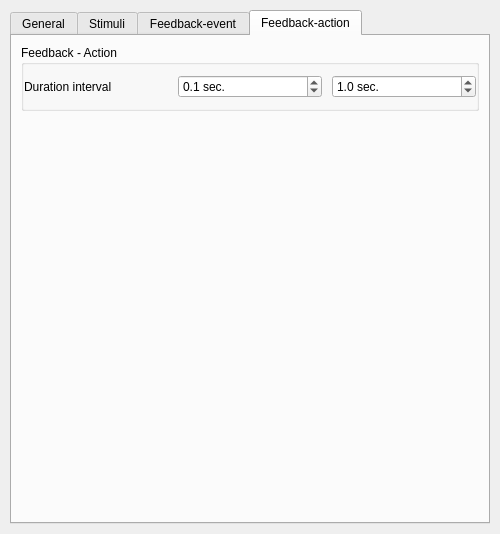
<?xml version="1.0" encoding="UTF-8"?>
<ui version="4.0">
 <class>CTConfToyRing</class>
 <widget class="QWidget" name="CTConfToyRing">
  <property name="geometry">
   <rect>
    <x>0</x>
    <y>0</y>
    <width>500</width>
    <height>534</height>
   </rect>
  </property>
  <property name="sizePolicy">
   <sizepolicy hsizetype="MinimumExpanding" vsizetype="Preferred">
    <horstretch>0</horstretch>
    <verstretch>0</verstretch>
   </sizepolicy>
  </property>
  <property name="minimumSize">
   <size>
    <width>500</width>
    <height>0</height>
   </size>
  </property>
  <property name="windowTitle">
   <string/>
  </property>
  <layout class="QVBoxLayout" name="qvb_main_layout">
   <property name="spacing">
    <number>20</number>
   </property>
   <property name="margin">
    <number>10</number>
   </property>
   <item>
    <widget class="QTabWidget" name="tabWidget">
     <property name="currentIndex">
      <number>3</number>
     </property>
     <widget class="QWidget" name="tabGeneral">
      <attribute name="title">
       <string>General</string>
      </attribute>
      <layout class="QVBoxLayout" name="verticalLayout">
       <item>
        <widget class="QGroupBox" name="qgb_comment">
         <property name="title">
          <string>Comment</string>
         </property>
         <property name="flat">
          <bool>true</bool>
         </property>
         <layout class="QGridLayout" name="qgl_comment_layout">
          <property name="leftMargin">
           <number>0</number>
          </property>
          <property name="topMargin">
           <number>10</number>
          </property>
          <property name="rightMargin">
           <number>0</number>
          </property>
          <property name="bottomMargin">
           <number>10</number>
          </property>
          <property name="horizontalSpacing">
           <number>10</number>
          </property>
          <property name="verticalSpacing">
           <number>5</number>
          </property>
          <item row="0" column="0">
           <widget class="QPlainTextEdit" name="qte_comment">
            <property name="sizePolicy">
             <sizepolicy hsizetype="Expanding" vsizetype="Fixed">
              <horstretch>0</horstretch>
              <verstretch>0</verstretch>
             </sizepolicy>
            </property>
            <property name="minimumSize">
             <size>
              <width>0</width>
              <height>50</height>
             </size>
            </property>
            <property name="maximumSize">
             <size>
              <width>16777215</width>
              <height>50</height>
             </size>
            </property>
            <property name="horizontalScrollBarPolicy">
             <enum>Qt::ScrollBarAlwaysOff</enum>
            </property>
           </widget>
          </item>
         </layout>
        </widget>
       </item>
       <item>
        <widget class="QGroupBox" name="qgb_runtime">
         <property name="title">
          <string>Runtime</string>
         </property>
         <property name="flat">
          <bool>true</bool>
         </property>
         <layout class="QGridLayout" name="qgl_runtime_layout">
          <property name="leftMargin">
           <number>0</number>
          </property>
          <property name="topMargin">
           <number>10</number>
          </property>
          <property name="rightMargin">
           <number>0</number>
          </property>
          <property name="bottomMargin">
           <number>10</number>
          </property>
          <property name="horizontalSpacing">
           <number>10</number>
          </property>
          <property name="verticalSpacing">
           <number>5</number>
          </property>
          <item row="0" column="2">
           <widget class="QLabel" name="qlb_block_repetitions">
            <property name="text">
             <string>Block repetitions</string>
            </property>
           </widget>
          </item>
          <item row="0" column="1">
           <widget class="CTDoubleSpinBox" name="qsb_block_duration">
            <property name="readOnly">
             <bool>true</bool>
            </property>
            <property name="buttonSymbols">
             <enum>QAbstractSpinBox::NoButtons</enum>
            </property>
            <property name="suffix">
             <string> sec.</string>
            </property>
            <property name="decimals">
             <number>1</number>
            </property>
            <property name="minimum">
             <double>0.000000000000000</double>
            </property>
            <property name="maximum">
             <double>300.000000000000000</double>
            </property>
            <property name="singleStep">
             <double>0.100000000000000</double>
            </property>
            <property name="value">
             <double>0.000000000000000</double>
            </property>
           </widget>
          </item>
          <item row="0" column="0">
           <widget class="QLabel" name="qlb_block_duration">
            <property name="text">
             <string>Block duration</string>
            </property>
           </widget>
          </item>
          <item row="0" column="3">
           <widget class="CTSpinBox" name="qsb_block_repetitions">
            <property name="suffix">
             <string> x</string>
            </property>
            <property name="minimum">
             <number>1</number>
            </property>
            <property name="maximum">
             <number>100</number>
            </property>
           </widget>
          </item>
          <item row="1" column="0">
           <widget class="QLabel" name="qlb_pause">
            <property name="text">
             <string>Pause</string>
            </property>
           </widget>
          </item>
          <item row="1" column="1">
           <widget class="CTDoubleSpinBox" name="qsb_pause">
            <property name="suffix">
             <string> sec.</string>
            </property>
            <property name="decimals">
             <number>1</number>
            </property>
            <property name="singleStep">
             <double>0.100000000000000</double>
            </property>
           </widget>
          </item>
         </layout>
        </widget>
       </item>
       <item>
        <widget class="QGroupBox" name="groupBox">
         <property name="enabled">
          <bool>false</bool>
         </property>
         <property name="title">
          <string>Position of the toy in the system</string>
         </property>
         <layout class="QGridLayout" name="gridLayout_3" columnstretch="1,0,1">
          <item row="1" column="0">
           <widget class="QRadioButton" name="qrb_block_position_left">
            <property name="text">
             <string>Left wall</string>
            </property>
           </widget>
          </item>
          <item row="0" column="1">
           <widget class="QLabel" name="qlb_block_position_arch">
            <property name="text">
             <string>on position</string>
            </property>
           </widget>
          </item>
          <item row="0" column="0">
           <widget class="QRadioButton" name="qrb_block_position_arch">
            <property name="text">
             <string>Arch</string>
            </property>
           </widget>
          </item>
          <item row="2" column="0">
           <widget class="QRadioButton" name="qrb_block_position_right">
            <property name="text">
             <string>Right wall</string>
            </property>
           </widget>
          </item>
          <item row="0" column="2">
           <widget class="QComboBox" name="qcb_block_position_arch">
            <item>
             <property name="text">
              <string>Any</string>
             </property>
            </item>
            <item>
             <property name="text">
              <string>#1</string>
             </property>
            </item>
            <item>
             <property name="text">
              <string>#2</string>
             </property>
            </item>
            <item>
             <property name="text">
              <string>#3</string>
             </property>
            </item>
           </widget>
          </item>
          <item row="1" column="1">
           <widget class="QLabel" name="qlb_block_position_left">
            <property name="text">
             <string>on position</string>
            </property>
           </widget>
          </item>
          <item row="1" column="2">
           <widget class="QComboBox" name="qcb_block_position_left">
            <item>
             <property name="text">
              <string>Any</string>
             </property>
            </item>
            <item>
             <property name="text">
              <string>#1</string>
             </property>
            </item>
            <item>
             <property name="text">
              <string>#2</string>
             </property>
            </item>
            <item>
             <property name="text">
              <string>#3</string>
             </property>
            </item>
           </widget>
          </item>
          <item row="2" column="1">
           <widget class="QLabel" name="qlb_block_position_right">
            <property name="text">
             <string>on position</string>
            </property>
           </widget>
          </item>
          <item row="2" column="2">
           <widget class="QComboBox" name="qcb_block_position_right">
            <item>
             <property name="text">
              <string>Any</string>
             </property>
            </item>
            <item>
             <property name="text">
              <string>#1</string>
             </property>
            </item>
            <item>
             <property name="text">
              <string>#2</string>
             </property>
            </item>
            <item>
             <property name="text">
              <string>#3</string>
             </property>
            </item>
           </widget>
          </item>
         </layout>
        </widget>
       </item>
       <item>
        <spacer name="verticalSpacer">
         <property name="orientation">
          <enum>Qt::Vertical</enum>
         </property>
         <property name="sizeHint" stdset="0">
          <size>
           <width>20</width>
           <height>40</height>
          </size>
         </property>
        </spacer>
       </item>
      </layout>
     </widget>
     <widget class="QWidget" name="tabStimuli">
      <attribute name="title">
       <string>Stimuli</string>
      </attribute>
      <layout class="QVBoxLayout" name="verticalLayout_2">
       <item>
        <widget class="QGroupBox" name="qgb_stimuli">
         <property name="title">
          <string>Stimuli</string>
         </property>
         <property name="flat">
          <bool>true</bool>
         </property>
         <layout class="QVBoxLayout" name="qvb_stimuli_layout">
          <property name="spacing">
           <number>10</number>
          </property>
          <property name="leftMargin">
           <number>0</number>
          </property>
          <property name="topMargin">
           <number>10</number>
          </property>
          <property name="rightMargin">
           <number>0</number>
          </property>
          <property name="bottomMargin">
           <number>10</number>
          </property>
         </layout>
        </widget>
       </item>
       <item>
        <spacer name="verticalSpacer_2">
         <property name="orientation">
          <enum>Qt::Vertical</enum>
         </property>
         <property name="sizeHint" stdset="0">
          <size>
           <width>20</width>
           <height>40</height>
          </size>
         </property>
        </spacer>
       </item>
      </layout>
     </widget>
     <widget class="QWidget" name="tab">
      <attribute name="title">
       <string>Feedback-event</string>
      </attribute>
      <layout class="QVBoxLayout" name="verticalLayout_3">
       <item>
        <widget class="QGroupBox" name="qgb_events">
         <property name="title">
          <string>Feedback - Event/Condition</string>
         </property>
         <property name="flat">
          <bool>true</bool>
         </property>
         <layout class="QGridLayout" name="gridLayout_2">
          <item row="0" column="0" colspan="2">
           <widget class="QRadioButton" name="qrb_null_event">
            <property name="text">
             <string>Do not process feedback</string>
            </property>
            <property name="checked">
             <bool>true</bool>
            </property>
           </widget>
          </item>
          <item row="1" column="0">
           <spacer name="qv_spacer">
            <property name="orientation">
             <enum>Qt::Vertical</enum>
            </property>
            <property name="sizeType">
             <enum>QSizePolicy::Fixed</enum>
            </property>
            <property name="sizeHint" stdset="0">
             <size>
              <width>5</width>
              <height>10</height>
             </size>
            </property>
           </spacer>
          </item>
          <item row="2" column="0">
           <widget class="QRadioButton" name="qrb_pressure_event">
            <property name="text">
             <string>Pressure</string>
            </property>
           </widget>
          </item>
          <item row="2" column="1">
           <widget class="QLabel" name="qlb_pressure2">
            <property name="text">
             <string>Select sensor</string>
            </property>
           </widget>
          </item>
          <item row="3" column="1">
           <widget class="QLabel" name="qlb_pressure">
            <property name="text">
             <string>If pressure exceeds</string>
            </property>
           </widget>
          </item>
          <item row="4" column="0">
           <widget class="QRadioButton" name="qrb_position_event">
            <property name="text">
             <string>Position</string>
            </property>
           </widget>
          </item>
          <item row="4" column="1">
           <widget class="QLabel" name="qlb_position">
            <property name="text">
             <string>If infant reaches</string>
            </property>
           </widget>
          </item>
          <item row="5" column="0">
           <widget class="QRadioButton" name="qrb_body_event">
            <property name="text">
             <string>Body</string>
            </property>
           </widget>
          </item>
          <item row="5" column="1">
           <widget class="QLabel" name="qlb_body">
            <property name="text">
             <string>If body moves</string>
            </property>
           </widget>
          </item>
          <item row="6" column="0">
           <widget class="QRadioButton" name="qrb_head_event">
            <property name="text">
             <string>Head</string>
            </property>
           </widget>
          </item>
          <item row="6" column="1">
           <widget class="QLabel" name="qlb_head">
            <property name="text">
             <string>If head moves</string>
            </property>
           </widget>
          </item>
          <item row="6" column="2">
           <widget class="QComboBox" name="qcb_head">
            <property name="enabled">
             <bool>false</bool>
            </property>
            <item>
             <property name="text">
              <string>right to left</string>
             </property>
            </item>
            <item>
             <property name="text">
              <string>left to right</string>
             </property>
            </item>
           </widget>
          </item>
          <item row="5" column="2">
           <widget class="QComboBox" name="qcb_body">
            <property name="enabled">
             <bool>false</bool>
            </property>
            <item>
             <property name="text">
              <string>right to left</string>
             </property>
            </item>
            <item>
             <property name="text">
              <string>left to right</string>
             </property>
            </item>
           </widget>
          </item>
          <item row="4" column="2">
           <widget class="QComboBox" name="qcb_position">
            <property name="enabled">
             <bool>false</bool>
            </property>
           </widget>
          </item>
          <item row="4" column="3">
           <widget class="QLabel" name="qlb_position_add">
            <property name="text">
             <string>position</string>
            </property>
           </widget>
          </item>
          <item row="3" column="2">
           <widget class="CTDoubleSpinBox" name="qsb_pressure">
            <property name="enabled">
             <bool>false</bool>
            </property>
            <property name="suffix">
             <string> Pa.</string>
            </property>
            <property name="decimals">
             <number>1</number>
            </property>
            <property name="singleStep">
             <double>0.100000000000000</double>
            </property>
           </widget>
          </item>
          <item row="2" column="2">
           <widget class="QComboBox" name="qcb_pressure">
            <property name="enabled">
             <bool>false</bool>
            </property>
           </widget>
          </item>
          <item row="2" column="3">
           <widget class="QLabel" name="qlb_pressure3">
            <property name="text">
             <string>sensor(s)</string>
            </property>
           </widget>
          </item>
         </layout>
        </widget>
       </item>
       <item>
        <spacer name="verticalSpacer_3">
         <property name="orientation">
          <enum>Qt::Vertical</enum>
         </property>
         <property name="sizeHint" stdset="0">
          <size>
           <width>20</width>
           <height>40</height>
          </size>
         </property>
        </spacer>
       </item>
      </layout>
     </widget>
     <widget class="QWidget" name="tabFeedbackAction">
      <attribute name="title">
       <string>Feedback-action</string>
      </attribute>
      <layout class="QVBoxLayout" name="verticalLayout_4">
       <item>
        <widget class="QGroupBox" name="qgb_actions">
         <property name="title">
          <string>Feedback - Action</string>
         </property>
         <property name="flat">
          <bool>true</bool>
         </property>
         <layout class="QVBoxLayout" name="qvb_actions_layout">
          <property name="spacing">
           <number>10</number>
          </property>
          <property name="leftMargin">
           <number>0</number>
          </property>
          <property name="topMargin">
           <number>10</number>
          </property>
          <property name="rightMargin">
           <number>0</number>
          </property>
          <property name="bottomMargin">
           <number>10</number>
          </property>
          <item>
           <layout class="QGridLayout" name="gridLayout">
            <item row="0" column="1">
             <widget class="CTDoubleSpinBox" name="qsb_duration_min">
              <property name="enabled">
               <bool>true</bool>
              </property>
              <property name="suffix">
               <string> sec.</string>
              </property>
              <property name="decimals">
               <number>1</number>
              </property>
              <property name="maximum">
               <double>1.000000000000000</double>
              </property>
              <property name="singleStep">
               <double>0.100000000000000</double>
              </property>
              <property name="value">
               <double>0.100000000000000</double>
              </property>
             </widget>
            </item>
            <item row="0" column="0">
             <widget class="QLabel" name="label">
              <property name="text">
               <string>Duration interval</string>
              </property>
             </widget>
            </item>
            <item row="0" column="2">
             <widget class="CTDoubleSpinBox" name="qsb_duration_max">
              <property name="enabled">
               <bool>true</bool>
              </property>
              <property name="suffix">
               <string> sec.</string>
              </property>
              <property name="decimals">
               <number>1</number>
              </property>
              <property name="singleStep">
               <double>0.100000000000000</double>
              </property>
              <property name="value">
               <double>1.000000000000000</double>
              </property>
             </widget>
            </item>
           </layout>
          </item>
         </layout>
        </widget>
       </item>
       <item>
        <spacer name="verticalSpacer_4">
         <property name="orientation">
          <enum>Qt::Vertical</enum>
         </property>
         <property name="sizeHint" stdset="0">
          <size>
           <width>20</width>
           <height>40</height>
          </size>
         </property>
        </spacer>
       </item>
      </layout>
     </widget>
    </widget>
   </item>
  </layout>
 </widget>
 <customwidgets>
  <customwidget>
   <class>CTSpinBox</class>
   <extends>QSpinBox</extends>
   <header>Scenario_Designer/ct_customwidgets.h</header>
  </customwidget>
  <customwidget>
   <class>CTDoubleSpinBox</class>
   <extends>QDoubleSpinBox</extends>
   <header location="global">Scenario_Designer/ct_customwidgets.h</header>
  </customwidget>
 </customwidgets>
 <resources/>
 <connections/>
</ui>
